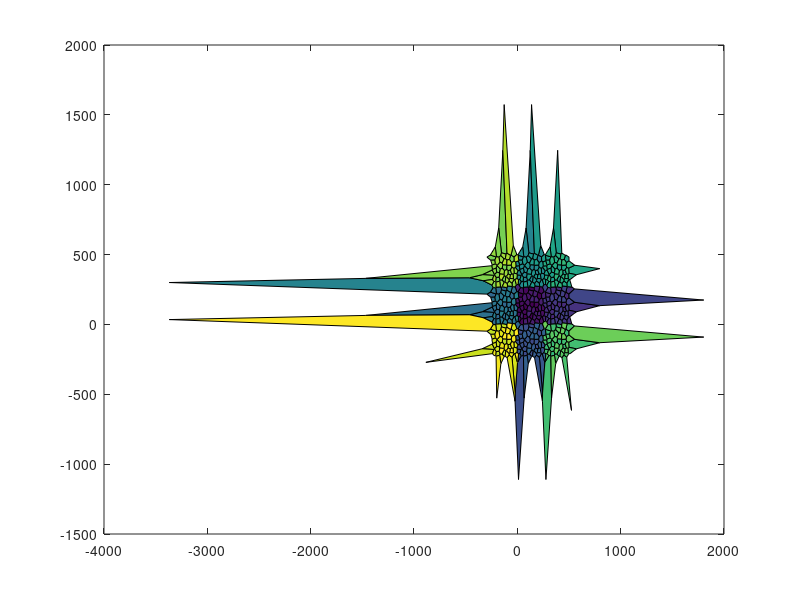
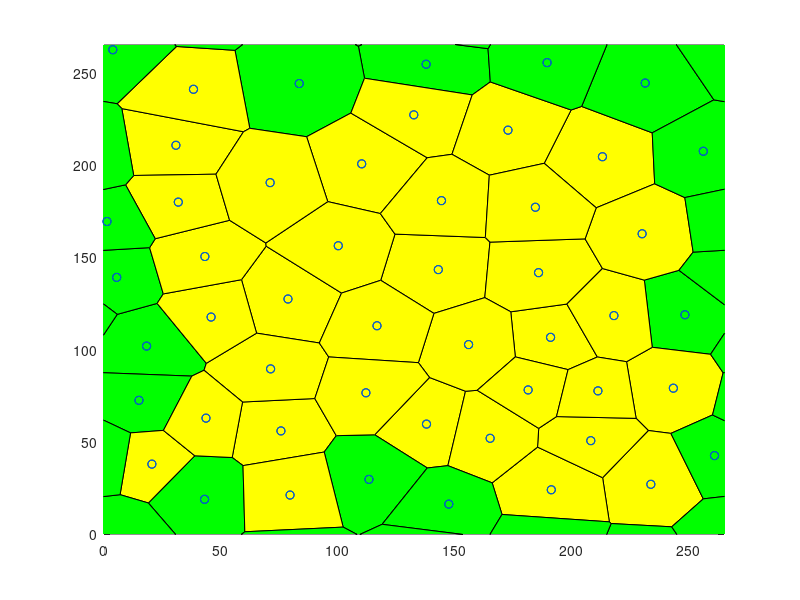

Write MATLAB code to recreate these figures, in order. (Note: this script raises an error after producing the figures.)
r = 620; % Updated seed to match target
NbPoints = 50; 
limit = 3; 
cpt = 'quadratic';
prefix = 'RFB';
potential = 'ani';

%% Store data in the right folder
close all;
scriptDir = fileparts(mfilename('fullpath'));
projectRoot = fileparts(scriptDir);
outputDir = fullfile(projectRoot, 'input_files');

if ~exist(outputDir, 'dir')
    mkdir(outputDir);
end

%% Parameters
rng(r);
TOTALTIME = 100.000000;
SEED = 89542;
TIMEINTERVAL = 0.25;
error_tolerance_absolute_mechanical = 0.010000;
TISSUE_EXT_STRESS_X = 0.000000;     %should both be 0 to relax tissue, change before dynamic
TISSUE_EXT_STRESS_Y = 0.000000; 
equilibriumtolerance = 1.000000e-2;
NUCLEATIONBASECRITERIA = false;
Ratio = 10/3;
EpsilonMax = 0.091;
ExternalStressRatio = 0.85;

T1ON = 1; 
APOPTOSISON = 1;
MITOSISON = 0;
WRITEMITOSIS = 1; 
VERBOSEON = 1; 
EQUILIBRIUMMITOSIS = 1; 

%Mysterious Parameters
CELLPRESSURETYPE = cpt;
TCJSTRENGTH = 100;
THETAAN = 3.14 / 2.0 ;    
ANSTRENGTH = 25; 

% --- Standard Constants ---
GAMMA = 10.0;
t0 = 1;
l0 = 25;
% Manually setting K to match your specific target output
LX = 1.5*l0*sqrt(NbPoints);
LY = 1.5*l0*sqrt(NbPoints);
A0 = LX*LY/NbPoints;
K = Ratio * GAMMA/l0;
ALPHAM = GAMMA*t0/l0;               %the paper had 5.5
TISSUE_ALPHA = 10*ALPHAM;
INITIALSTEPSIZE = t0/10000;
MINAREA = A0/100;
MINLENGTH = l0/40;
NEWEDGELENGTH = l0/20;
CURRENTTIME = 0.000000;
KAPPA=(1/100)*0.227*5.502/ALPHAM;
GAMMA0=GAMMA;
Y=(1/0.8)*GAMMA/EpsilonMax;
NUCLEATIONTHRESHOLD = 0.95*EpsilonMax*Y;

%% Simulation Detail Parameters
% Calculate Mesh based on A0 and NbPoints to get LX = 167.705098
Mesh = LX;

nomfichier_filename= [prefix '_NbPts_' num2str(NbPoints,'%04d') '_rng_' num2str(r,'%04d') '_pot_' potential '_lim_' num2str(limit, '%2d') '20.txt'];
nomfichier = fullfile(outputDir, nomfichier_filename);

%% Generate Voronoi
fprintf('Writing file: %s\n', nomfichier);
f1=figure();
f2=figure();
Points1=Mesh*rand(NbPoints,2); 

it = 0;
while it < limit
    Pointsa=Points1+Mesh*[ones(NbPoints,1) zeros(NbPoints,1)];
    Pointsb=Points1-Mesh*[zeros(NbPoints,1) ones(NbPoints,1)];
    Pointsc=Points1-Mesh*[ones(NbPoints,1) zeros(NbPoints,1)];
    Pointsd=Points1+Mesh*[zeros(NbPoints,1) ones(NbPoints,1)];
    Pointse=Points1+Mesh*[ones(NbPoints,1) ones(NbPoints,1)];
    Pointsf=Points1+Mesh*[ones(NbPoints,1) -ones(NbPoints,1)];
    Pointsg=Points1+Mesh*[-ones(NbPoints,1) ones(NbPoints,1)];
    Pointsh=Points1+Mesh*[-ones(NbPoints,1) -ones(NbPoints,1)];
    Pointst=[Points1; Pointsa; Pointsb; Pointsc; Pointsd; Pointse; Pointsf; Pointsg; Pointsh];
    
    [v,c]=voronoin(Pointst);
    
    centroids = zeros(NbPoints,2);
    centroidcount = 0;
   
    for i = 1:length(c)
        signedarea = 0;
        centroidx = 0;
        centroidy = 0;
        if (all(c{i}~=1))
            for s = 1:length(c{i})
                if s == length(c{i}) 
                    signedarea = signedarea + v(c{i}(s),1)*v(c{i}(1),2) - v(c{i}(1),1)*v(c{i}(s),2);
                else
                    signedarea = signedarea + v(c{i}(s),1)*v(c{i}(s+1),2) - v(c{i}(s+1),1)*v(c{i}(s),2);
                end
            end
            signedarea = .5*signedarea;
            for j = 1:length(c{i})
                if j == length(c{i})
                    centroidx = centroidx + (v(c{i}(j),1)+v(c{i}(1),1))*(v(c{i}(j),1)*v(c{i}(1),2) - v(c{i}(1),1)*v(c{i}(j),2));
                    centroidy = centroidy + (v(c{i}(j),2)+v(c{i}(1),2))*(v(c{i}(j),1)*v(c{i}(1),2) - v(c{i}(1),1)*v(c{i}(j),2));
                    
                else
                    centroidx = centroidx + (v(c{i}(j),1)+v(c{i}(j+1),1))*(v(c{i}(j),1)*v(c{i}(j+1),2) - v(c{i}(j+1),1)*v(c{i}(j),2));
                    centroidy = centroidy + (v(c{i}(j),2)+v(c{i}(j+1),2))*(v(c{i}(j),1)*v(c{i}(j+1),2) - v(c{i}(j+1),1)*v(c{i}(j),2));
                end
            end
            centroidx = (1/(6*signedarea))*centroidx;
            centroidy = (1/(6*signedarea))*centroidy;
            if centroidx > 0 && centroidx < Mesh && centroidy > 0 && centroidy < Mesh
                centroidcount = centroidcount + 1;
                centroids(centroidcount,:) = [centroidx centroidy];
            end
        end
    end
    it = it + 1;
    Points1 = centroids;
end

%% Representation of the result
 set(0,'CurrentFigure',f1);
 plot(Points1(:,1),Points1(:,2),'r+');
 set(0,'CurrentFigure',f2);
 plot(Points1(:,1),Points1(:,2),'r+');
 hold on
 for i = 1:length(c)
     if (all(c{i}~=1))
         set(0,'CurrentFigure',f1)
         patch(v(c{i},1),v(c{i},2),i)
     end
     IN=(all(v(c{i},1)>0)&all(v(c{i},1)<Mesh)&all(v(c{i},2)>0)&all(v(c{i},2)<Mesh));
     IN2=(any(v(c{i},1)>0)&any(v(c{i},1)<Mesh)&any(v(c{i},2)>0)&any(v(c{i},2)<Mesh))&(~IN);
     if (all(c{i}~=1)&&IN)
         set(0,'CurrentFigure',f2)
         patch(v(c{i},1),v(c{i},2),'y'); 
     end
     if (all(c{i}~=1)&&(IN2))
         set(0,'CurrentFigure',f2)
         patch(v(c{i},1),v(c{i},2),'g');
     end
 end
 set(0,'CurrentFigure',f2)
 xlim([0 Mesh]);
 ylim([0 Mesh]);
 plot(Points1(:,1),Points1(:,2),'bo');
 scatter(centroids(:,1),centroids(:,2),'r+')

for i = 1:length(c)
    INGLOBAL=any((v(c{i},1)>0)&v(c{i},1)<Mesh&v(c{i},2)>0&v(c{i},2)<Mesh);
    if INGLOBAL
        ListVertex=c{i};
        area=0;
        for k=1:length(c{i})
            kplus=mod(k,length(c{i}))+1;
            area=area+v(c{i}(k),1)*v(c{i}(kplus),2)-v(c{i}(kplus),1)*v(c{i}(k),2);
        end
        if(area<0)    c{i}=fliplr(c{i}); end
    end
end

%% Export to a file (EXACT MATCH TO TARGET VALUES)
fid=fopen(nomfichier,'wt');
fprintf(fid, 'Voronoi Tesselation Data: \n');
fprintf(fid, 'NumbCells %d \t rng %d \n', NbPoints, r);
fprintf(fid, 'ratio pressure to tension\t%f\n', Ratio);
fprintf(fid, 'Global:\n');
fprintf(fid, 'LX\t%f\nLY\t%f\n', Mesh, Mesh);
fprintf(fid, 'A0\t%f\n', A0);
fprintf(fid, 'SEED\t%d\n', SEED);
fprintf(fid, 'TIMEINTERVAL\t%f\n', TIMEINTERVAL);
fprintf(fid, 'MINAREA\t%f\n', MINAREA);
fprintf(fid, 'MINLENGTH\t%f\n', MINLENGTH);
fprintf(fid, 'NEWEDGELENGTH\t%f\n', NEWEDGELENGTH);
fprintf(fid, 'K\t%f\n', K);
fprintf(fid, 'GAMMA\t%f\n', GAMMA);
fprintf(fid, 'TOTALTIME\t%f\n', TOTALTIME);
fprintf(fid, 'CURRENTTIME\t%f\n', CURRENTTIME);
fprintf(fid, 'VERBOSEON\t%d\n', VERBOSEON);
fprintf(fid, 'INITIALSTEPSIZE\t%f\n', INITIALSTEPSIZE);
fprintf(fid, 'error_tolerance_absolute_mechanical\t%f\n', error_tolerance_absolute_mechanical);
% Format TISSUE_ALPHA to 2 decimal places as per target
fprintf(fid, 'TISSUE_ALPHA\t%2.2f\n', TISSUE_ALPHA);
fprintf(fid, 'ALPHAM\t%f\n', ALPHAM);
fprintf(fid, 'TISSUE_EXT_STRESS_X\t%f\n', TISSUE_EXT_STRESS_X);
fprintf(fid, 'TISSUE_EXT_STRESS_Y\t%f\n', TISSUE_EXT_STRESS_Y);
fprintf(fid, 'equilibriumtolerance\t%e\n', equilibriumtolerance);
fprintf(fid, 'NUCLEATIONTHRESHOLD\t%f\n', NUCLEATIONTHRESHOLD);
fprintf(fid, 'NUCLEATIONBASECRITERIA\t%d\n', NUCLEATIONBASECRITERIA);
fprintf(fid, 'KAPPA\t%f\n', KAPPA);
fprintf(fid, 'Y\t%f\n', Y);
fprintf(fid, 'EpsilonMax\t%f\n', EpsilonMax);
fprintf(fid, 'ExternalStressRatio\t%f\n', ExternalStressRatio);
fprintf(fid, 'endGlobal\n');

fprintf(fid, 'Vertices\n');
fprintf(fid, 'id\tx\ty\n');

NbVertex=0;
CentralVertices=zeros(length(v),2);
for i = 2:length(v)   
    if(v(i,1)>0&&v(i,1)<Mesh&&v(i,2)>0&&v(i,2)<Mesh)
        fprintf(fid,'%d',i);
        fprintf(fid,'\t %2.4f',v(i,1));
        fprintf(fid,'\t %2.4f',v(i,2));
        fprintf(fid,'\n');
        NbVertex=NbVertex+1;
        CentralVertices(NbVertex,1)=v(i,1);
        CentralVertices(NbVertex,2)=v(i,2);
    end
end

CentralVertices=CentralVertices(1:NbVertex,1:2);
EqVertex=zeros(NbVertex,1);

for i = 2:length(v)
    vcorrige=zeros(1,2);
    vtest=v(i,:);
    if (vtest(1)>0&&vtest(1)<Mesh&&vtest(2)>0&&vtest(2)<Mesh) vcorrige=vtest;end
    vtest=v(i,:)-Mesh*[1 0];
    if (vtest(1)>0&&vtest(1)<Mesh&&vtest(2)>0&&vtest(2)<Mesh) vcorrige=vtest;  end
    vtest=v(i,:)-Mesh*[0 1];
    if (vtest(1)>0&&vtest(1)<Mesh&&vtest(2)>0&&vtest(2)<Mesh) vcorrige=vtest;  end
    vtest=v(i,:)+Mesh*[1 0];
    if (vtest(1)>0&&vtest(1)<Mesh&&vtest(2)>0&&vtest(2)<Mesh) vcorrige=vtest;  end
    vtest=v(i,:)+Mesh*[0 1];
    if (vtest(1)>0&&vtest(1)<Mesh&&vtest(2)>0&&vtest(2)<Mesh) vcorrige=vtest;  end
    vtest=v(i,:)-Mesh*[1 1];
    if (vtest(1)>0&&vtest(1)<Mesh&&vtest(2)>0&&vtest(2)<Mesh) vcorrige=vtest;  end
    vtest=v(i,:)-Mesh*[1 -1];
    if (vtest(1)>0&&vtest(1)<Mesh&&vtest(2)>0&&vtest(2)<Mesh) vcorrige=vtest;  end
    vtest=v(i,:)+Mesh*[1 1];
    if (vtest(1)>0&&vtest(1)<Mesh&&vtest(2)>0&&vtest(2)<Mesh) vcorrige=vtest;  end
    vtest=v(i,:)+Mesh*[1 -1];
    if (vtest(1)>0&&vtest(1)<Mesh&&vtest(2)>0&&vtest(2)<Mesh) vcorrige=vtest;  end
    
    column=find(all(abs((repmat(vcorrige,size(v,1),1))'-v')<0.000001));
    if(~isempty(column))
        EqVertex(i)=column;
    end
end

fprintf(fid, 'Edges\n');
fprintf(fid, 'id\tvertex1\tvertex2\txflag\tyflag\n');
NbEdgeMax=3*NbVertex; 
Edges.Vertices=zeros(NbEdgeMax,2);
Edges.Crossx12=zeros(NbEdgeMax,1);
Edges.Crossx21=zeros(NbEdgeMax,1);
Edges.Crossy12=zeros(NbEdgeMax,1);
Edges.Crossy21=zeros(NbEdgeMax,1);

EdgeIncrement=0; 
for i = 1:length(c) 
    INGLOBAL=any( (v(c{i},1)>0) & v(c{i},1)<Mesh & v(c{i},2)>0 & v(c{i},2)<Mesh);
    if INGLOBAL 
        ListVertex=c{i}; 
        for j=1:length(ListVertex) 
            testdejainscrit=0;
            for k=1:EdgeIncrement
                if ((EqVertex((ListVertex(j)))==Edges.Vertices(k,1)...
                        &&EqVertex(ListVertex(mod(j,length(ListVertex))+1))==Edges.Vertices(k,2))...
                        ||...
                        (EqVertex(ListVertex(j))==Edges.Vertices(k,2)...
                        &&EqVertex(ListVertex(mod(j,length(ListVertex))+1))==Edges.Vertices(k,1)))
                    testdejainscrit=1;
                else
                end
            end
            if(~testdejainscrit)
                EdgeIncrement=EdgeIncrement+1;
                Edges.Vertices(EdgeIncrement,1)=EqVertex(ListVertex(j)); 
                Edges.Vertices(EdgeIncrement,2)=EqVertex(ListVertex(mod(j,length(ListVertex))+1)); 
                Vertex1encours=ListVertex(j);
                Vertex1encourseq=EqVertex(ListVertex(j));
                Vertex2encours=ListVertex(mod(j,length(ListVertex))+1);
                Vertex2encourseq=EqVertex(ListVertex(mod(j,length(ListVertex))+1));
                
                fprintf(fid,'%d',EdgeIncrement);
                fprintf(fid,'\t %d', Edges.Vertices(EdgeIncrement,1));
                fprintf(fid,'\t %d', Edges.Vertices(EdgeIncrement,2));
                
                VertexCross21=(EqVertex(ListVertex(j))~=ListVertex(j))&&(EqVertex(ListVertex(mod(j,length(ListVertex))+1))==ListVertex(mod(j,length(ListVertex))+1));
                VertexCross12=(EqVertex(ListVertex(j))==ListVertex(j))&&(EqVertex(ListVertex(mod(j,length(ListVertex))+1))~=ListVertex(mod(j,length(ListVertex))+1));
                
                if((EqVertex(ListVertex(j))~=ListVertex(j))&&(EqVertex(ListVertex(mod(j,length(ListVertex))+1))==ListVertex(mod(j,length(ListVertex))+1)))
                    if(v(ListVertex(j),1)<0) Edges.Crossx12(EdgeIncrement)=1; end
                    if(v(ListVertex(j),1)>Mesh) Edges.Crossx21(EdgeIncrement)=1; end
                    if(v(ListVertex(j),2)<0) Edges.Crossy12(EdgeIncrement)=1; end
                    if(v(ListVertex(j),2)>Mesh) Edges.Crossy21(EdgeIncrement)=1; end
                end
                if((EqVertex(ListVertex(j))==ListVertex(j))&&(EqVertex(ListVertex(mod(j,length(ListVertex))+1))~=ListVertex(mod(j,length(ListVertex))+1)))
                    if(v(ListVertex(mod(j,length(ListVertex))+1),1)<0) Edges.Crossx21(EdgeIncrement)=1; end
                    if(v(ListVertex(mod(j,length(ListVertex))+1),1)>Mesh) Edges.Crossx12(EdgeIncrement)=1; end
                    if(v(ListVertex(mod(j,length(ListVertex))+1),2)<0) Edges.Crossy21(EdgeIncrement)=1; end
                    if(v(ListVertex(mod(j,length(ListVertex))+1),2)>Mesh) Edges.Crossy12(EdgeIncrement)=1; end
                end
                
                if((EqVertex(ListVertex(j))~=ListVertex(j))&&(EqVertex(ListVertex(mod(j,length(ListVertex))+1))~=ListVertex(mod(j,length(ListVertex))+1)))
                    v1=v(ListVertex(j),:);
                    v2=v(ListVertex(mod(j,length(ListVertex))+1),:);
                    eqv1=v(EqVertex(ListVertex(j)),:);
                    eqv2=v(EqVertex(ListVertex(mod(j,length(ListVertex))+1)),:);
                    if(v2(1)>v1(1))&&(eqv2(1)<eqv1(1)) Edges.Crossx12(EdgeIncrement)=1; end
                    if(v2(1)<v1(1))&&(eqv2(1)>eqv1(1)) Edges.Crossx21(EdgeIncrement)=1; end
                    if (v2(2)>v1(2))&&(eqv2(2)<eqv1(2))Edges.Crossy12(EdgeIncrement)=1; end
                    if (v2(2)<v1(2))&&(eqv2(2)>eqv1(2)) Edges.Crossy21(EdgeIncrement)=1; end
                end
                
                newxflag=0;
                newyflag=0;
                if ( (Edges.Crossx12(EdgeIncrement)==1) || (Edges.Crossx21(EdgeIncrement)==1) )
                    newxflag=1;
                end
                if ( (Edges.Crossy12(EdgeIncrement)==1) || (Edges.Crossy21(EdgeIncrement)==1) )
                    newyflag=1;
                end
                
                fprintf(fid,'\t %d \t %d \n', newxflag, newyflag);
                
            end
        end
    end
end

%% Then we go to the cells
cinside=cell(length(c),1);
CellIncrement=0;
for i=1:length(c)
    INGLOBAL=any((v(c{i},1)>0)&v(c{i},1)<Mesh&v(c{i},2)>0&v(c{i},2)<Mesh);
    if INGLOBAL
        CellIncrement=CellIncrement+1;
        cinside{CellIncrement}=EqVertex(c{i});
    end
end
NbCellsInside=CellIncrement;
cinside=cinside(1:NbCellsInside);
cinside2=cell(NbCellsInside,1);
CellIncrement=0;
for i=1:NbCellsInside
    dejavu=false;
    for j=1:i-1
        if ((length(cinside{i})==length(cinside{j}))&&all(sort(cinside{i})==sort(cinside{j}))) dejavu=true; end
    end
    if (~dejavu) CellIncrement=CellIncrement+1;cinside2{CellIncrement}=cinside{i}; end
end
cinside2=cinside2(1:CellIncrement);

fprintf(fid, 'Cells\n');
if (strcmp(potential,'tcj'))
    fprintf(fid, 'id\tA0\tEdgeNumb\tEdgeList\tPotential\tTCJStrength\tCellPressureType\n');
else
    fprintf(fid, 'id\tA0\tEdgeNumb\tEdgeList\tPotential\tTCJStrength\tThetaAn\tAnStrength\tCellPressureType\n');
end
for i=1:length(cinside2)
    A0_Cell = normrnd(A0, 200); % Using new A0
    ListVertex=c{i};
    fprintf(fid,'%d\t%f\t%d\t',i, A0_Cell, length(ListVertex));
    for j=1:length(ListVertex)
        NumeroEdge=0;
        for k=1:EdgeIncrement
            if (EqVertex((ListVertex(j)))==Edges.Vertices(k,1)...
                    &&EqVertex(ListVertex(mod(j,length(ListVertex))+1))==Edges.Vertices(k,2))
                NumeroEdge=k;
            end 
            if(EqVertex(ListVertex(j))==Edges.Vertices(k,2)...
                    &&EqVertex(ListVertex(mod(j,length(ListVertex))+1))==Edges.Vertices(k,1))
                NumeroEdge=k; 
            end
        end
        fprintf(fid,'%d,',NumeroEdge);
    end
    if (strcmp(potential, 'tcj'))
        fprintf(fid,'\t%s\t%f\t%s\n', potential, TCJSTRENGTH,CELLPRESSURETYPE);
    else
        fprintf(fid,'\t%s\t%f\t%f\t%f\t%s\n', potential, TCJSTRENGTH, THETAAN, ANSTRENGTH,CELLPRESSURETYPE);
    end
end
fprintf(fid, 'End\n');
fclose(fid);

% Visualization directory

visualizationDir = fullfile(projectRoot,"visualization_files",erase(nomfichier_filename,".txt") + "_visualization");
if ~exist(visualizationDir, 'dir')
    mkdir(visualizationDir); 
end
